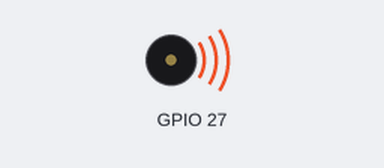
A sketch run on a simulated ESP32. Shown: buzzer (waves = sounding).

Above: at 2.5 s.
At 6.0 s:
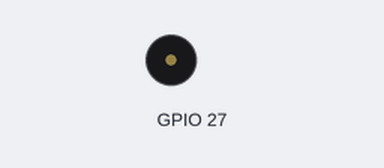
Timing chart, 0 to 9.1 s (numbered marks = the images above):
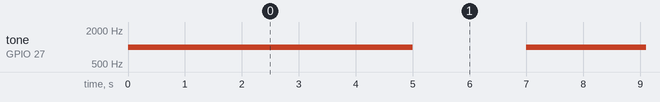

Measured:
- by itself, tone on GPIO 27: alternates 1000 Hz for 5.0 s and silent for 2.0 s

The sketch:

buzzer.ino
```cpp
void setup()
{
  pinMode(27,OUTPUT);
}

void loop()
{
  tone(27,1000);
  delay(5000);
  noTone(27);
  delay(2000);
}

/*CONNECTION*/

// BLACK WIRE TO GND

// RED WIRE TO DGPIO
```
